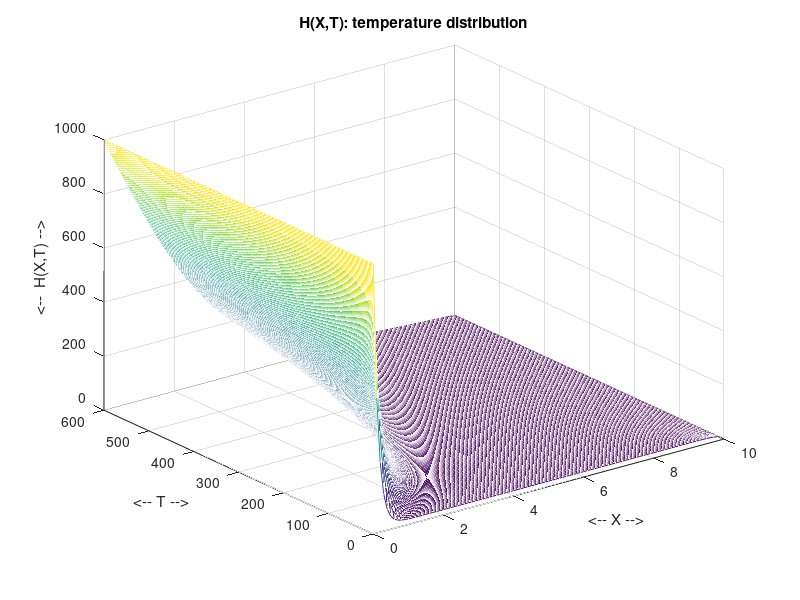

MATLAB code for this plot:
% Define problem parameters
k = 45;           % Heat coefficient for steel (W/m*K)
L = 10;           % Length of rod (m)
d = 0.05;         % Diameter of rod (m)
A = pi * d^2 / 4; % Cross-sectional area of rod (m^2)
rho = 7800;       % Density of steel (kg/m^3)
Cp = 460;         % Specific heat capacity of steel (J/kg*K)
T0 = 20;          % Initial temperature of rod (C)
Tfurnace = 1000;  % Temperature of furnace (C)
Twater = 0;       % Temperature of water (C)

% Compute equally spaced spatial nodes X
x_num = 101;
x_min = 0;
x_max = L;
dx = (x_max - x_min) / (x_num - 1);
x = linspace(x_min, x_max, x_num);

% Compute equally spaced time nodes T
t_num = 201;
t_min = 0;
t_max = 600;
dt = (t_max - t_min) / (t_num - 1);
t = linspace(t_min, t_max, t_num);

% Get the CFL coefficient
cfl = k * dt / (rho * Cp * A * dx^2);
fprintf ( 1, '  CFL coefficient = %g\n', cfl );

% Get the system matrix
a = sparse([], [], [], x_num, x_num);
a(1,1) = 1;
a(x_num,x_num) = 1;
for i = 2 : x_num - 1
    a(i,i-1) = -cfl;
    a(i,i  ) = 1 + 2*cfl;
    a(i,i+1) = -cfl;
end

% Repeatedly solve the linear system
h = zeros(x_num, 1);
hmat = zeros(x_num, t_num);
h(1) = Tfurnace;
for i = 2 : x_num - 1
    h(i) = T0;
end
h(x_num) = Twater;
for j = 1 : t_num
    h = a \ h;
    hmat(1:x_num,j) = h(1:x_num);
end

% Plot the data
  figure ( 1 )
  [ xmat, tmat ] = ndgrid ( x, t );
  mesh ( xmat, tmat, hmat );
  title ( 'H(X,T): temperature distribution' );
  xlabel ( '<-- X -->' );
  ylabel ( '<-- T -->' );
  zlabel ( '<--  H(X,T) -->' );
  filename = 'assign.png';
  print ( '-dpng', filename );
  fprintf ( 1, '  Graphics saved as "%s"\n', filename );

  return


